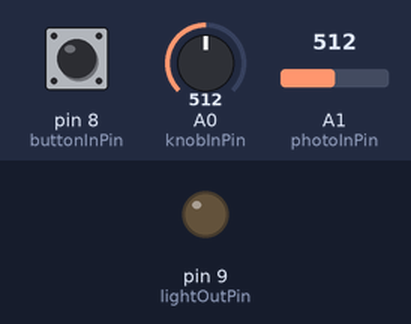
Recording of a sketch running on a simulated Arduino Uno, built with avr-gcc and run on an emulated ATmega328P. On the bench: output pins drawn as LEDs (lit = HIGH). Inputs (shaded band) come from the test bench; at power-on: A1 (photoInPin) = 512, A0 (knobInPin) = 512, pin 8 (buttonInPin) HIGH. What the sketch prints to the serial monitor is not drawn.

Above: at 1.2 s.
1.3 s: A1 (photoInPin) set to 55
2.8 s: A1 (photoInPin) set to 47
At 3.4 s:
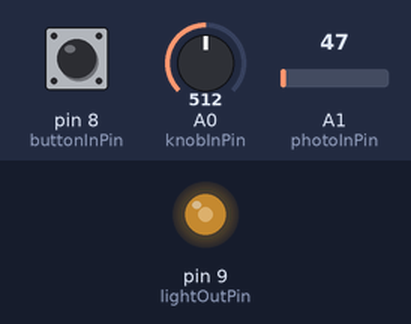
4.3 s: A0 (knobInPin) set to 716
At 4.8 s:
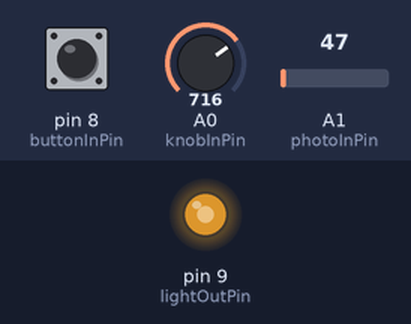
5.8 s: A0 (knobInPin) set to 900
At 7.0 s:
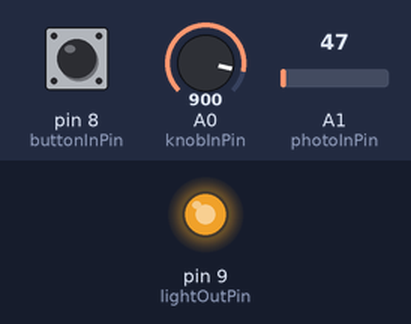
7.3 s: A0 (knobInPin) set to 122
At 8.2 s:
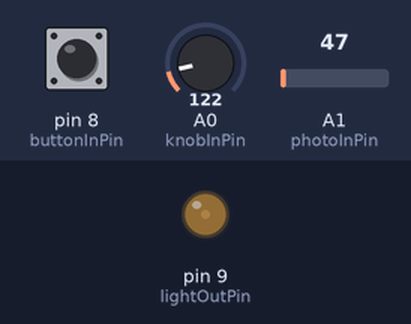
8.8 s: pin 8 (buttonInPin) pulled LOW for 0.15 s
At 9.4 s:
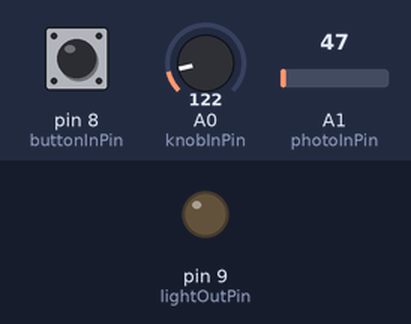
Timing chart, 0 to 11.4 s (numbered marks = the images above; inputs shaded):
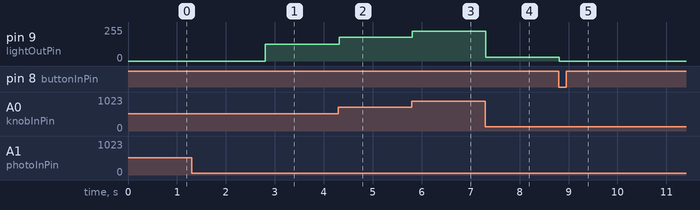

The sketch:

arduino.ino
```cpp
#include <Arduino.h>

// knob to control the light intensity
int knobInPin = A0;
int knobInVal = 0;

// button to turn on/off the light
int buttonInPin = 8;

// photoresistor
int photoInPin = A1;
bool previousPhotoState = false;
bool getPhotocellState();

bool isLightOn = false;

int prevButtonVal = HIGH; // button up


// value to scale from [0, 1023] to [0, 255]
float scale = 255.0f / 1030.0f;

// light pin
int lightOutPin = 9;


void setup() {
    Serial.begin(9600);
    pinMode(buttonInPin, INPUT_PULLUP);
}

void loop() {
    knobInVal = analogRead(knobInPin);  // read the input pin from knob
    int buttonInVal = digitalRead(buttonInPin); // read the input pin from button
    Serial.println(buttonInVal);

    if(prevButtonVal == HIGH && buttonInVal == LOW)
        isLightOn = !isLightOn;
    prevButtonVal = buttonInVal;

    bool photoState = getPhotocellState();
    if(previousPhotoState != photoState)
        isLightOn = photoState;
    previousPhotoState = photoState;

    if(isLightOn) {
        float lightOutVal = knobInVal * scale;
        analogWrite(lightOutPin, lightOutVal);
    } else {
        analogWrite(lightOutPin, 0);
    }
}

bool getPhotocellState(){
    int photoInVal = analogRead(photoInPin); // read the input pin from photoresistor
    Serial.println(photoInVal);
    if(photoInVal < 50)
        return true;
    if(photoInVal > 100)
        return false;
}
```

Measured:
- the behaviour switches between 50 and 49 on A1 (photoInPin) (found by bisection; images 0 and 1)
- after the input at 2.8 s, pin 9 (lightOutPin): 0/255 → 126/255 at once
- after the input at 4.3 s, pin 9 (lightOutPin): 126/255 → 177/255 at once
- after the input at 5.8 s, pin 9 (lightOutPin): 177/255 → 222/255 at once
- after the input at 7.3 s, pin 9 (lightOutPin): 222/255 → 30/255 at once
- after the input at 8.8 s, pin 9 (lightOutPin): 30/255 → 0/255 at once
